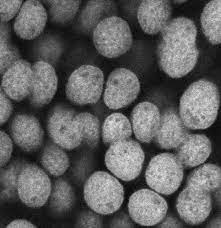
%> input picture homework1/microboes.jpg, 221 x 228 px
$ octave problem3.m   (GNU Octave 9; MATLAB toolbox functions it lacks are replaced by stand-ins)
%> lines starting %> are read from the running program, lines starting %| are printed output that depends on the picture
mask = fspecial('sobel');

micro_img = imread('microboes.jpg');
%> micro_img is the input picture: size 228x221x3 uint8; min 1, max 236, mean 95
micro_img = rgb2gray(micro_img);
%> micro_img: size 228x221 uint8

micro_gs = imfilter(micro_img, mask);
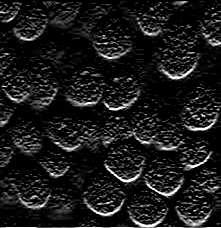
%> micro_gs: size 228x221 uint8; min 0, max 255, mean 26.6

micro_gs2 = abs(micro_gs) > 0.2*abs(max(micro_gs(:)));
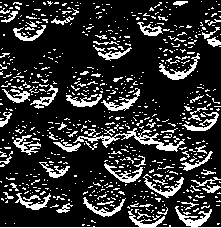
%> micro_gs2: size 228x221 logical; 18.9% white in thin lines or dots
micro_gs5 = abs(micro_gs) > 0.5*abs(max(micro_gs(:)));
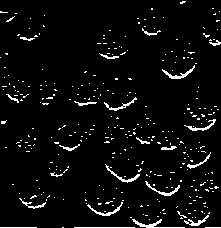
%> micro_gs5: size 228x221 logical; 4.6% white in thin lines or dots

%> (the run ends here)

$ run again, with homework1/car.jpg copied over homework1/microboes.jpg
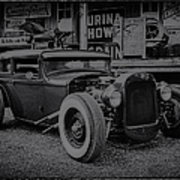
%> input picture homework1/car.jpg, 180 x 180 px
%> micro_img is the input picture: size 180x180x3 uint8; mean R, G, B 54.6, 54.6, 55.4
%> micro_img: size 180x180 uint8
%> `micro_gs2 = abs(micro_gs) > 0.2*abs(max(micro_gs(:)));`:
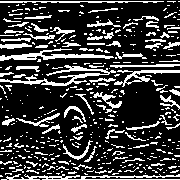
%> micro_gs2: size 180x180 logical; 23.3% white in thin lines or dots
%> `micro_gs5 = abs(micro_gs) > 0.5*abs(max(micro_gs(:)));`:
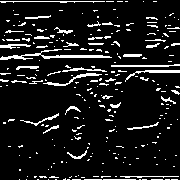
%> micro_gs5: size 180x180 logical; 10.1% white in thin lines or dots
